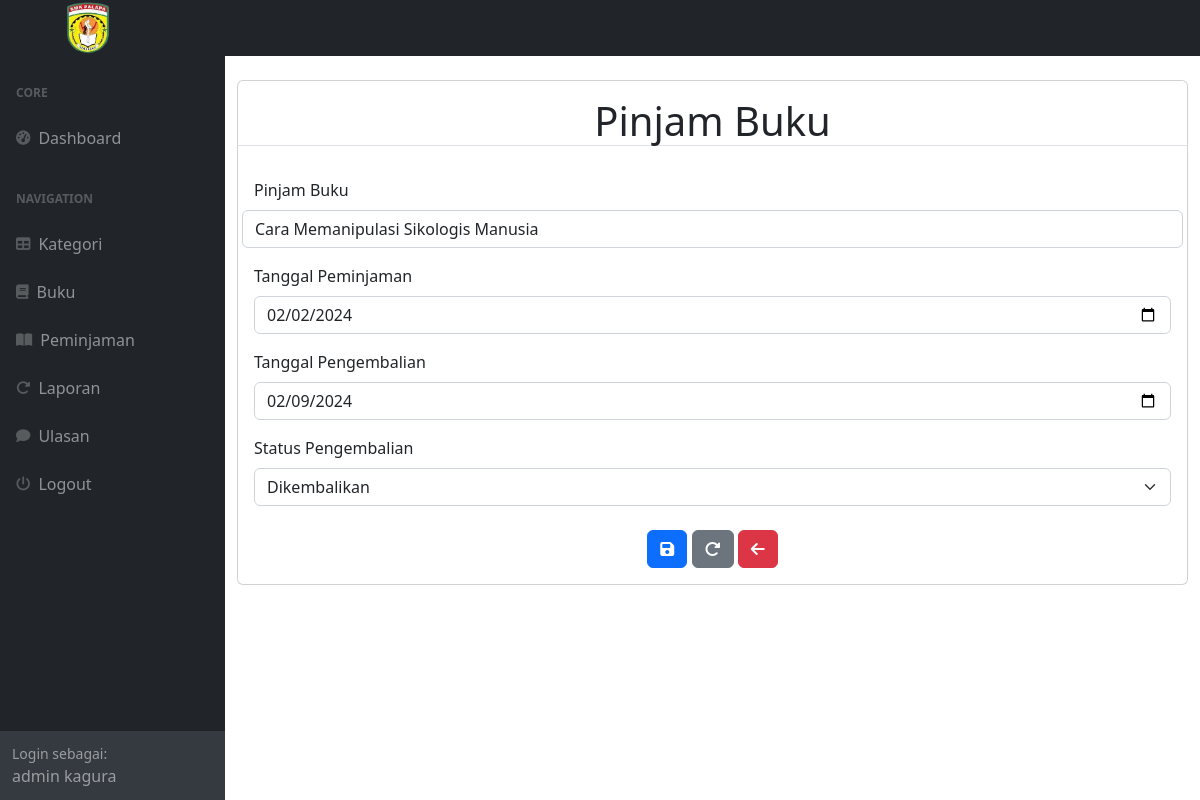
The page /index.php?page=peminjaman/peminjamanEdit&id=1 (signed in) on the database its author committed.
### tables this page shows
CREATE TABLE `peminjaman` (
  `peminjamanID` int NOT NULL,
  `userID` int NOT NULL,
  `bukuID` int NOT NULL,
  `tanggalPeminjaman` date NOT NULL,
  `tanggalPengembalian` date NOT NULL,
  `statusPeminjaman` enum('dipinjam','dikembalikan') NOT NULL
);

### peminjaman/peminjamanEdit.php (the view, shortened to what this page needs)
<div class="card mt-4">
    <div class="card-title text-center">
        <h1 class="mt-3 border-bottom">Pinjam Buku</h1>
    </div>
    <div class="card-body">
        <div class="row">
            <div class="col-md-12">
                <form method="post">
                    <?php
                    include_once 'config.php';
                    $id = $_GET['id'];
                    $query = mysqli_query($koneksi, "SELECT * FROM peminjaman WHERE peminjamanID=$id");
                    $data = mysqli_fetch_array($query);
                    ?>
                    <div class="row mb-3">
                        <label for="bukuID" class="form-label">Pinjam Buku</label>
                        <select class="form-control" name="bukuID" id="bukuID">
                            <?php
                            $kat = mysqli_query($koneksi, "SELECT * FROM buku");
                            while ($row = mysqli_fetch_assoc($kat)) {
                                $selected = ($row['bukuID'] == $data['bukuID']) ? 'selected' : '';
                                ?>
                                <option value="<?= $row['bukuID'] ?>" <?= $selected ?>>
                                    <?= $row['judul'] ?>
                                </option>
                                <?php
                            }
                            ?>
                        </select>
                    </div>
                    <div class="mb-3">
                        <label for="tanggalPeminjaman" class="form-label">Tanggal Peminjaman</label>
                        <input type="date" class="form-control" id="tanggalPeminjaman" name="tanggalPeminjaman"
                            value="<?php echo $data['tanggalPeminjaman']; ?>" required>
                    </div>
                    <div class="mb-3">
                        <label for="tanggalPengembalian" class="form-label">Tanggal Pengembalian</label>
                        <input type="date" class="form-control" id="tanggalPengembalian" name="tanggalPengembalian"
                            value="<?php echo $data['tanggalPengembalian']; ?>" required>
                    </div>
                    <div class="mb-3">
                        <label for="statusPeminjaman" class="form-label">Status Pengembalian</label>
                        <select class="form-select" id="statusPeminjaman" name="statusPeminjaman">
                            <option value="dikembalikan" <?php if ($data['statusPeminjaman'] == 'dikembalikan')
                                echo 'selected'; ?>>Dikembalikan</option>
                        </select>
                    </div>
                    <div class="d-flex mt-4 mx-3 justify-content-center">
                        <button type="submit" class="btn btn-primary ml-3" name="submit"><i
                                class="fas fa-floppy-disk"></i></button>&nbsp;
                        <button type="reset" class="btn btn-secondary ml-3"><i class="fas fa-rotate-right"></i>
                        </button>&nbsp;
                        <a href="?page=peminjaman/peminjaman" class="btn btn-danger ml-3"><i
                                class="fas fa-arrow-left"></i></a>
                    </div>
                </form>
            </div>
        </div>
    </div>
</div>

### rows shown on the page
peminjaman: tanggalPeminjaman "02/02/2024", tanggalPengembalian "02/09/2024", statusPeminjaman "Dikembalikan"

### other values the page prints
$_SESSION['users']['nama'] "admin kagura"
form field bukuID "Cara Memanipulasi Sikologis Manusia"
